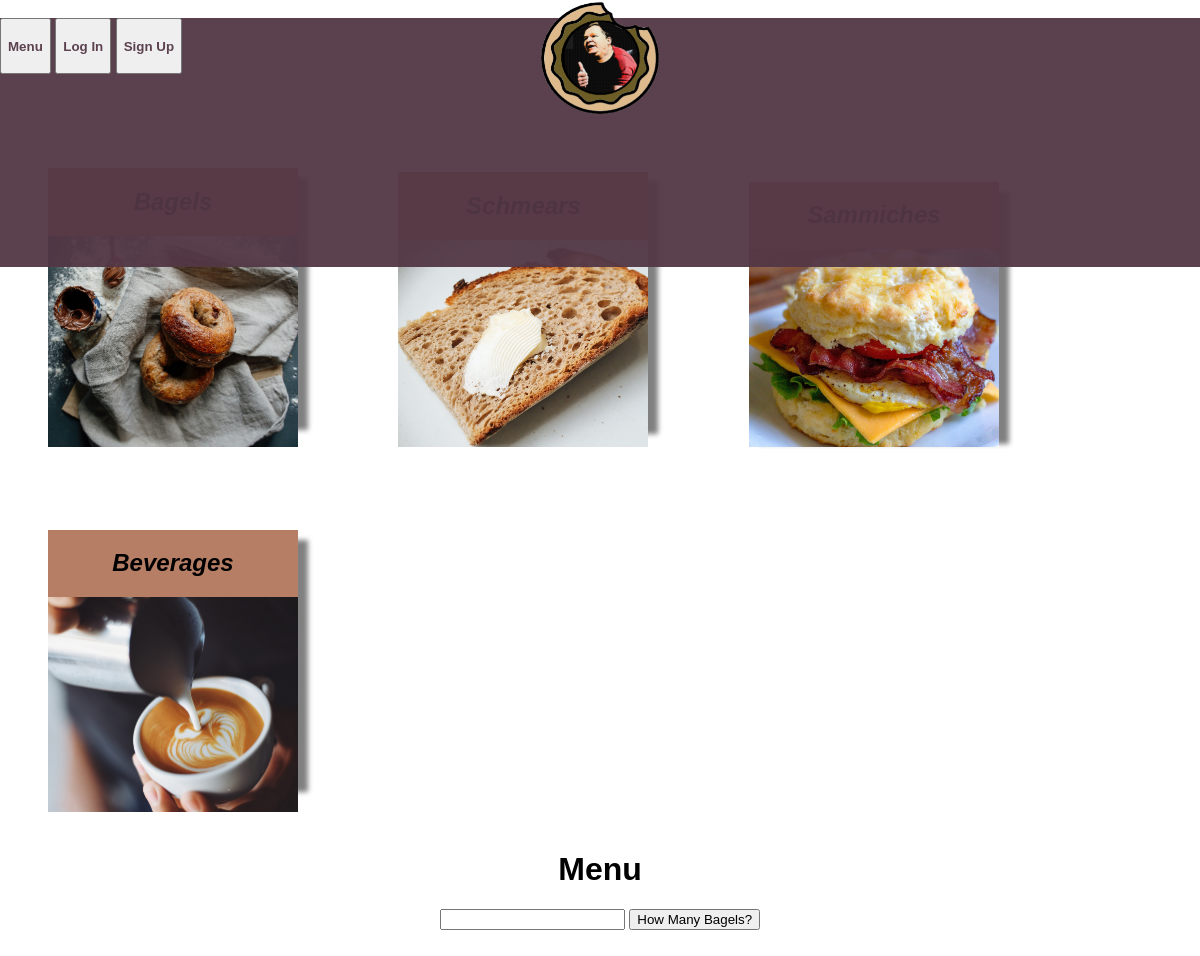
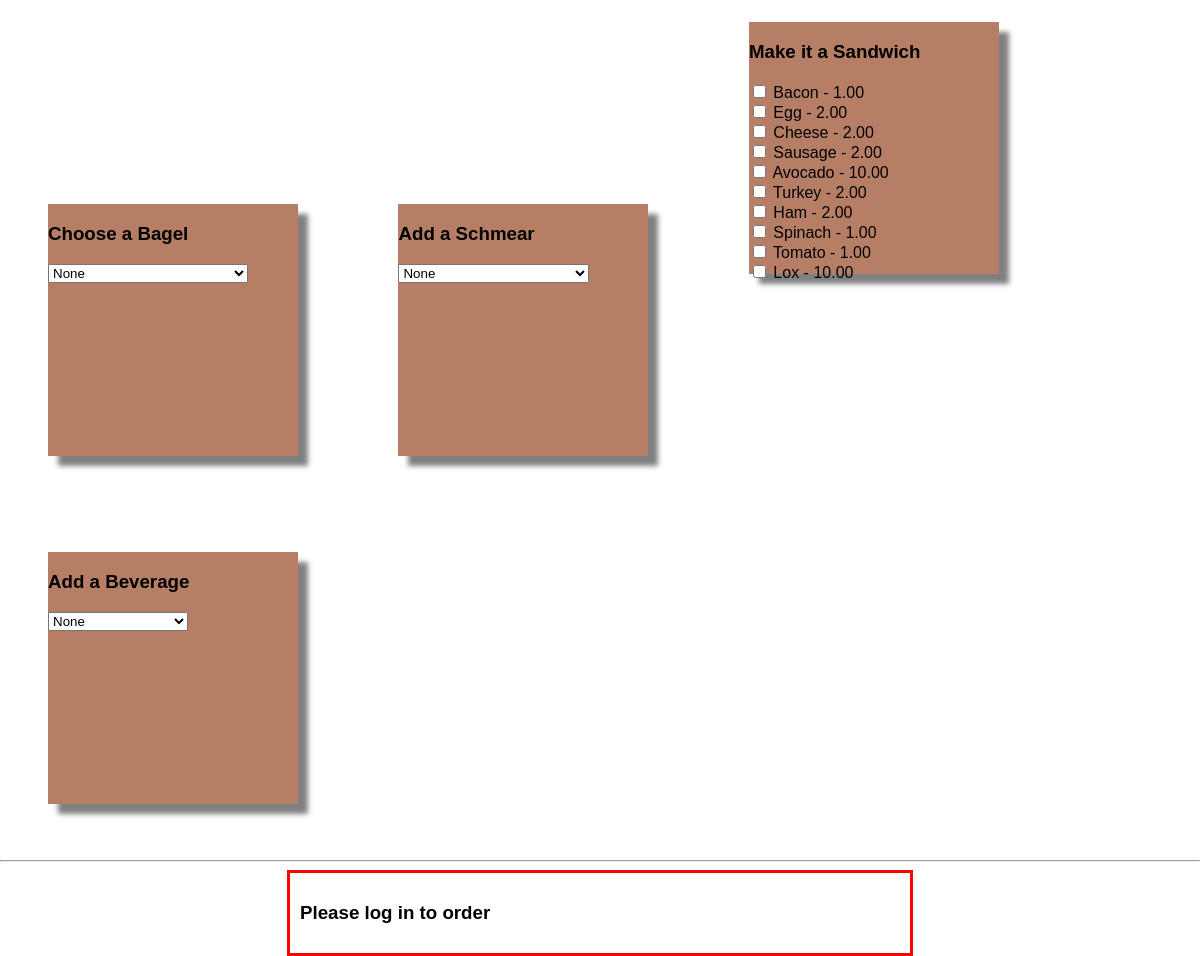
/bagels/, run on the app's committed database (2 pictures, top to bottom).
### bagels/models.py (models this page shows, shortened)
class InventoryItem(models.Model):
    price = models.DecimalField(max_digits=5, decimal_places=2)
    stock = models.IntegerField()
    name = models.CharField(max_length=50, default='')
    description = models.TextField()
    allegry_info = models.CharField(max_length=50, default='')
    ITEMTYPE = (
        ('ba', 'bagel'),
        ('be', 'beverage'),
        ('sc', 'Schmear'),
        ('sa', 'sandwich'),
    )
    type = models.CharField(
        max_length=2,
        choices=ITEMTYPE,
        blank=True,
        default='ba',
        help_text='Item type',
    )

### bagels/views.py (the view)
# urls.py: 2. Add a URL to urlpatterns:  path('', views.home, name='home')
def home(request):
    ba_list = InventoryItem.objects.filter(type='ba')
    be_list = InventoryItem.objects.filter(type='be')
    sc_list = InventoryItem.objects.filter(type='sc')
    sa_list = InventoryItem.objects.filter(type='sa')
    context = {'ba': ba_list, 'be': be_list, 'sc': sc_list, 'sa': sa_list,
               'user': request.user, 'num': 1}
    return render(request, 'bagels/index.html', context)

### bagels/templatetags/my_filters.py (called while the page is built)
@register.filter(name='times')
def times(number):
    return range(number)

### bagels/templates/bagels/index.html (shortened to what this page needs)
<!DOCTYPE html>
<html lang="en">
{% load static %}
{% load my_filters %}
<head>
	<link rel = "stylesheet" type = "text/css" href = "{% static 'bagels/style.css' %}" />
</head>
	<body>
		<div id="top">
		<button class="site_link" type="button" name="button" onclick="location.href = '{% url 'home' %}'">
			<h4>Menu</h4>
		</button>
		{% if user.is_authenticated %}
			<button class="site_link" type="button" name="button" onclick="location.href='{% url 'profile' %}'">
				<h4>Profile</h4>
			</button>
			<button class="site_link" type="button" name="button" onclick="location.href='{% url 'logout' %}'">
				<h4>Log Out</h4>
			</button>
		{% else %}
			<button class="site_link" type="button" name="button" onclick="location.href='{% url 'login' %}'">
				<h4>Log In</h4>
			</button>
			<button class="site_link" type="button" name="button" onclick="location.href='{% url 'signup' %}'">
				<h4>Sign Up</h4>
			</button>
		{% endif %}
	</div>
	<img src="{% static 'bagels/logo.png' %}" class="logo">
	<div class="dividing"></div>
	<span class="post">
		<h2>Bagels</h2>
		<img src="{% static 'bagels/bagel.jpg' %}" class="thumbnail">
	</span>
	<span class="post">
		<h2>Schmears</h2>
		<img src="{% static 'bagels/schmear.jpg' %}" class="thumbnail">
	</span>
	<span class="post">
		<h2>Sammiches</h2>
		<img src="{% static 'bagels/sammich.jpg' %}" class="thumbnail">
	</span>
	<span class="post">
		<h2>Beverages</h2>
		<img src="{% static 'bagels/beverage.jpg' %}" class="thumbnail">
	</span>
		<h1>Menu</h1>
	<div class="" style="text-align:center">
		<form class="" action="{% url 'specify' %}" method="post">
			<input type="number" name="size" value="size" id="size" min="0">
			<input type="submit" name="howMany" value="How Many Bagels?">
		</form>
	</div>
	<form action="{% url 'purchase' %}" method="post">
	{% for i in num|times %}
	<span class="post">
		<h3>Choose a Bagel</h3>
		<select class="" name="item" id="item{{ i }}" value="{{ item.id }}">
			<option value="None"> None </option>
		</select>
	</span>
	<span class="post">
		<h3>Add a Schmear</h3>
		<select class="" name="item" id="item{{ i }}" value="{{ item.id }}">
			<option value="None"> None </option>
		</select>
	</span>
	<span class="post">
		<h3>Make it a Sandwich</h3>
		{% if sa %}
		{% for item in sa %}
		<div class="">
			<input type="checkbox" name="item" id="item{{ forloop.counter }}" value="{{ item.id }}">
			<label for="item{{ forloop.counter }}">{{ item.name }} - {{ item.price }}</label>
		</div>
		{% endfor %}
		{% else %}
		<h6>No Items Currently</h6>
		{% endif %}
	</span>
	<span class="post">
		<h3>Add a Beverage</h3>
		<select class="" name="item" id="item{{ i }}" value="{{ item.id }}">
			<option value="None"> None </option>
		</select>
	</span>
	<hr>
	{% endfor %}
	{% if user.is_authenticated %}
	<div class="center">
		<h3> <a href="{% url login }"></a> Please log in to order </h3>
	</div>
	</form>
</body>
</html>

### bagels/static/bagels/style.css (style rules this page uses)
body { margin: 0; background-image: url('table.jpg'); background-repeat: no-repeat; background-attachment: fixed; font-family: "Gill Sans", sans-serif; }
h1 { text-align: center; }
h2 { font-style: italic; text-align: center; }
h4 { color: rgba(83, 55, 69, .95); }
#top { background-color: rgba(83, 55, 69, .95); width:100%; height:13%; padding:0px; margin-top:1.5%; position:fixed; z-index: 1; }
.dividing { padding-top:10%; }
.post { display: inline-block; background: rgba(176, 113, 86, .9); margin:4%; padding-bottom:2px; padding-left:2x; padding-right:2x; width:250px; height:250px; display:inline-block; box-shadow: 10px 10px 5px grey; }
.thumbnail { max-width:100%; height:auto; }
img { display: inline; }
.logo { display: block; margin-left: 45%; margin-right: auto; width: 10%; z-index:500; position:fixed; }
.center { margin: auto; width: 50%; border: 3px solid red; padding: 10px; }

### data on the page
InventoryItem: name "Bacon", price "1.00"
InventoryItem: name "Egg", price "2.00"
InventoryItem: name "Cheese", price "2.00"
InventoryItem: name "Sausage", price "2.00"
InventoryItem: name "Avocado", price "10.00"
InventoryItem: name "Turkey", price "2.00"
InventoryItem: name "Ham", price "2.00"
InventoryItem: name "Spinach", price "1.00"
InventoryItem: name "Tomato", price "1.00"
InventoryItem: name "Lox", price "10.00"
